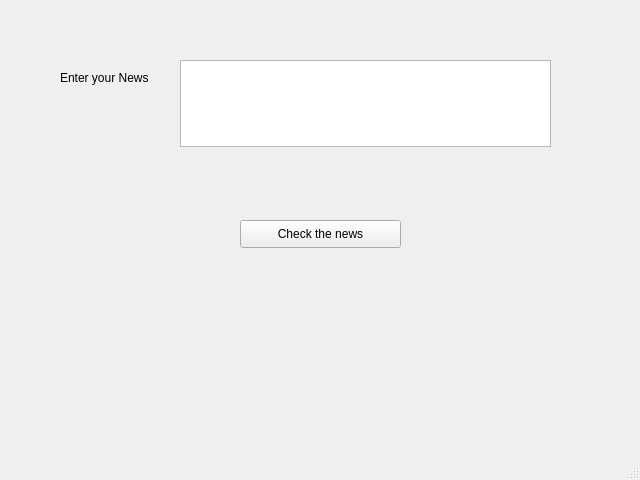
<?xml version="1.0" encoding="UTF-8"?>
<ui version="4.0">
 <class>MainWindow</class>
 <widget class="QMainWindow" name="MainWindow">
  <property name="geometry">
   <rect>
    <x>0</x>
    <y>0</y>
    <width>640</width>
    <height>480</height>
   </rect>
  </property>
  <property name="windowTitle">
   <string>MainWindow</string>
  </property>
  <widget class="QWidget" name="centralwidget">
   <widget class="QLabel" name="label">
    <property name="geometry">
     <rect>
      <x>60</x>
      <y>70</y>
      <width>131</width>
      <height>16</height>
     </rect>
    </property>
    <property name="text">
     <string>Enter your News</string>
    </property>
   </widget>
   <widget class="QPlainTextEdit" name="a">
    <property name="geometry">
     <rect>
      <x>180</x>
      <y>60</y>
      <width>371</width>
      <height>87</height>
     </rect>
    </property>
   </widget>
   <widget class="QPushButton" name="process">
    <property name="geometry">
     <rect>
      <x>240</x>
      <y>220</y>
      <width>161</width>
      <height>28</height>
     </rect>
    </property>
    <property name="text">
     <string>Check the news</string>
    </property>
   </widget>
  </widget>
  <widget class="QMenuBar" name="menubar">
   <property name="geometry">
    <rect>
     <x>0</x>
     <y>0</y>
     <width>640</width>
     <height>26</height>
    </rect>
   </property>
  </widget>
  <widget class="QStatusBar" name="statusbar"/>
 </widget>
 <resources/>
 <connections/>
</ui>
